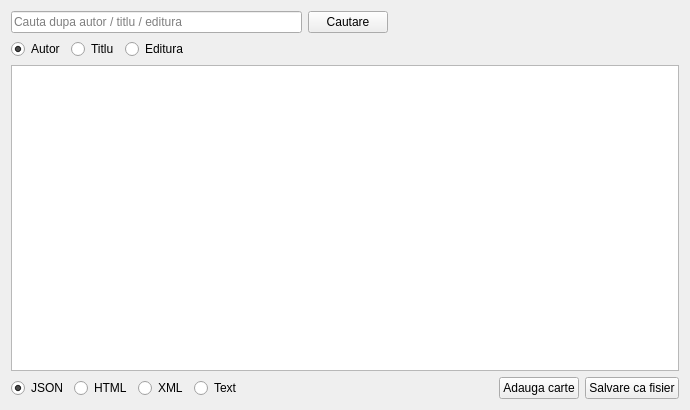
<?xml version="1.0" encoding="UTF-8"?>
<ui version="4.0">
 <class>LibraryApp</class>
 <widget class="QWidget" name="LibraryApp">
  <property name="geometry">
   <rect>
    <x>0</x>
    <y>0</y>
    <width>690</width>
    <height>410</height>
   </rect>
  </property>
  <property name="windowTitle">
   <string>Exemplul 2</string>
  </property>
  <layout class="QGridLayout" name="gridLayout">
   <item row="0" column="0">
    <layout class="QHBoxLayout" name="horizontalLayout">
     <item>
      <widget class="QLineEdit" name="search_bar">
       <property name="placeholderText">
        <string>Cauta dupa autor / titlu / editura</string>
       </property>
      </widget>
     </item>
     <item>
      <widget class="QPushButton" name="search_btn">
       <property name="text">
        <string>Cautare</string>
       </property>
      </widget>
     </item>
     <item>
      <spacer name="horizontalSpacer_2">
       <property name="orientation">
        <enum>Qt::Horizontal</enum>
       </property>
       <property name="sizeHint" stdset="0">
        <size>
         <width>40</width>
         <height>20</height>
        </size>
       </property>
      </spacer>
     </item>
    </layout>
   </item>
   <item row="1" column="0">
    <layout class="QHBoxLayout" name="horizontalLayout_2">
     <item>
      <widget class="QRadioButton" name="author_rb">
       <property name="text">
        <string>Autor</string>
       </property>
       <property name="checked">
        <bool>true</bool>
       </property>
       <attribute name="buttonGroup">
        <string notr="true">search_rb_btns</string>
       </attribute>
      </widget>
     </item>
     <item>
      <widget class="QRadioButton" name="title_rb">
       <property name="text">
        <string>Titlu</string>
       </property>
       <attribute name="buttonGroup">
        <string notr="true">search_rb_btns</string>
       </attribute>
      </widget>
     </item>
     <item>
      <widget class="QRadioButton" name="publisher_rb">
       <property name="text">
        <string>Editura</string>
       </property>
       <attribute name="buttonGroup">
        <string notr="true">search_rb_btns</string>
       </attribute>
      </widget>
     </item>
     <item>
      <spacer name="horizontalSpacer">
       <property name="orientation">
        <enum>Qt::Horizontal</enum>
       </property>
       <property name="sizeHint" stdset="0">
        <size>
         <width>40</width>
         <height>20</height>
        </size>
       </property>
      </spacer>
     </item>
    </layout>
   </item>
   <item row="2" column="0">
    <widget class="QTextEdit" name="result">
     <property name="readOnly">
      <bool>true</bool>
     </property>
    </widget>
   </item>
   <item row="3" column="0">
    <layout class="QHBoxLayout" name="horizontalLayout_3">
     <item>
      <widget class="QRadioButton" name="json_rb">
       <property name="text">
        <string>JSON</string>
       </property>
       <property name="checked">
        <bool>true</bool>
       </property>
       <attribute name="buttonGroup">
        <string notr="true">file_type_rb_btns</string>
       </attribute>
      </widget>
     </item>
     <item>
      <widget class="QRadioButton" name="html_rb">
       <property name="text">
        <string>HTML</string>
       </property>
       <attribute name="buttonGroup">
        <string notr="true">file_type_rb_btns</string>
       </attribute>
      </widget>
     </item>
     <item>
      <widget class="QRadioButton" name="xml_rb">
       <property name="text">
        <string>XML</string>
       </property>
       <attribute name="buttonGroup">
        <string notr="true">file_type_rb_btns</string>
       </attribute>
      </widget>
     </item>
     <item>
      <widget class="QRadioButton" name="text_rb">
       <property name="text">
        <string>Text</string>
       </property>
       <attribute name="buttonGroup">
        <string notr="true">file_type_rb_btns</string>
       </attribute>
      </widget>
     </item>
     <item>
      <spacer name="horizontalSpacer_3">
       <property name="orientation">
        <enum>Qt::Horizontal</enum>
       </property>
       <property name="sizeHint" stdset="0">
        <size>
         <width>40</width>
         <height>20</height>
        </size>
       </property>
      </spacer>
     </item>
     <item>
      <widget class="QPushButton" name="add_book_button">
       <property name="text">
        <string>Adauga carte</string>
       </property>
      </widget>
     </item>
     <item>
      <widget class="QPushButton" name="save_as_file_btn">
       <property name="text">
        <string>Salvare ca fisier</string>
       </property>
      </widget>
     </item>
    </layout>
   </item>
  </layout>
 </widget>
 <resources/>
 <connections/>
 <buttongroups>
  <buttongroup name="search_rb_btns"/>
  <buttongroup name="file_type_rb_btns"/>
 </buttongroups>
</ui>
